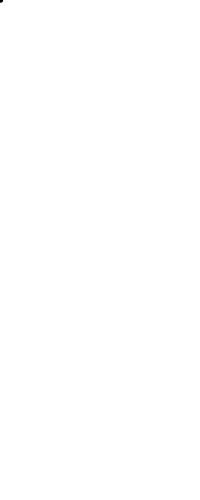
Frame 1 (no input)
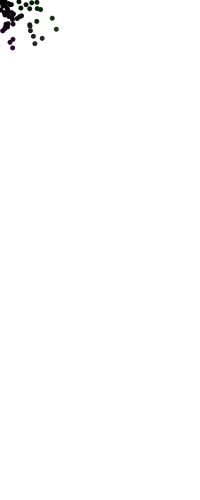
Frame 60 (the mouse pressed at the canvas centre just before this capture)
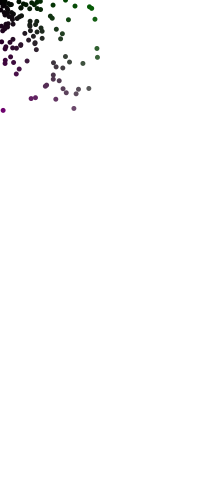
Frame 120 (the mouse held since frame 60 and released just before this capture)

The Processing sketch that drew these frames (run headless with seeded random() and noise(); from frame 60 on, the mouse is pressed at the canvas centre):

// Processing sketch: processing_167682
// ── processing_167682.pde

float a=0;
float b=0;

 void setup(){
  size(200,500);
  background(255);

}
 
void draw(){
  float r=random(0,a+1);
  float r2=random(0,b+1);
  
   noStroke();
  fill(r2,r,r2);
  
  ellipse(r,r2,5,5);
  
  a+=1;
  b+=1;
}
